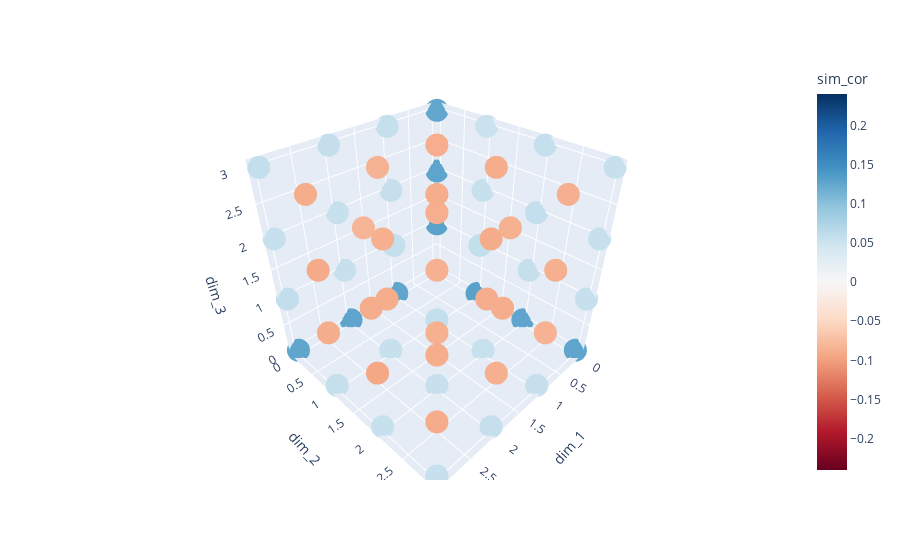

The code cell stored with this chart in its notebook:
### Code cell
lim = 0.24
px.scatter_3d(
    coords, 
    x='dim_1',
    y='dim_2',
    z='dim_3',
    color='sim_cor',
    range_color=[-lim,lim], 
    color_continuous_scale='RdBu'
)

### Figure 1 — Plotly figure (JSON) as saved in the notebook; plotly's stock layout.template omitted (floating-point values rounded to 4 significant figures)
{"data": [{"hovertemplate": "dim_1=%{x}<br>dim_2=%{y}<br>dim_3=%{z}<br>sim_cor=%{marker.color}<extra></extra>", "legendgroup": "", "marker": {"color": [0.2059, 0.1294, 0.1274, 0.1243, 0.1297, 0.0577, 0.05552, 0.05363, 0.1271, 0.05625, 0.05888, 0.05708, 0.1269, 0.05607, 0.05566, 0.05616, 0.1263, 0.0564, 0.05724, 0.05711, 0.05845, -0.08535, -0.08783, -0.08797, 0.05455, -0.08845, -0.08994, -0.08892, 0.05666, -0.08454, -0.08725, -0.08585, 0.1274, 0.05617, 0.05594, 0.05803, 0.05598, -0.08886, -0.08634, -0.08345, 0.055, -0.08532, -0.08621, -0.08931, 0.05699, -0.0866, -0.08887, -0.08535, 0.1272, 0.05921, 0.05603, 0.05841, 0.05658, -0.08812, -0.09067, -0.089, 0.05569, -0.0936, -0.08853, -0.08144, 0.05594, -0.08979, -0.08874, -0.08502], "coloraxis": "coloraxis", "symbol": "circle"}, "mode": "markers", "name": "", "scene": "scene", "showlegend": false, "type": "scatter3d", "x": [0, 0, 0, 0, 0, 0, 0, 0, 0, 0, 0, 0, 0, 0, 0, 0, 1, 1, 1, 1, 1, 1, 1, 1, 1, 1, 1, 1, 1, 1, 1, 1, 2, 2, 2, 2, 2, 2, 2, 2, 2, 2, 2, 2, 2, 2, 2, 2, 3, 3, 3, 3, 3, 3, 3, 3, 3, 3, 3, 3, 3, 3, 3, 3], "y": [0, 0, 0, 0, 1, 1, 1, 1, 2, 2, 2, 2, 3, 3, 3, 3, 0, 0, 0, 0, 1, 1, 1, 1, 2, 2, 2, 2, 3, 3, 3, 3, 0, 0, 0, 0, 1, 1, 1, 1, 2, 2, 2, 2, 3, 3, 3, 3, 0, 0, 0, 0, 1, 1, 1, 1, 2, 2, 2, 2, 3, 3, 3, 3], "z": [0, 1, 2, 3, 0, 1, 2, 3, 0, 1, 2, 3, 0, 1, 2, 3, 0, 1, 2, 3, 0, 1, 2, 3, 0, 1, 2, 3, 0, 1, 2, 3, 0, 1, 2, 3, 0, 1, 2, 3, 0, 1, 2, 3, 0, 1, 2, 3, 0, 1, 2, 3, 0, 1, 2, 3, 0, 1, 2, 3, 0, 1, 2, 3]}], "layout": {"coloraxis": {"cmax": 0.24, "cmin": -0.24, "colorbar": {"title": {"text": "sim_cor"}}, "colorscale": [[0, "rgb(103,0,31)"], [0.1, "rgb(178,24,43)"], [0.2, "rgb(214,96,77)"], [0.3, "rgb(244,165,130)"], [0.4, "rgb(253,219,199)"], [0.5, "rgb(247,247,247)"], [0.6, "rgb(209,229,240)"], [0.7, "rgb(146,197,222)"], [0.8, "rgb(67,147,195)"], [0.9, "rgb(33,102,172)"], [1, "rgb(5,48,97)"]]}, "legend": {"tracegroupgap": 0}, "margin": {"t": 60}, "scene": {"domain": {"x": [0, 1], "y": [0, 1]}, "xaxis": {"title": {"text": "dim_1"}}, "yaxis": {"title": {"text": "dim_2"}}, "zaxis": {"title": {"text": "dim_3"}}}}}
